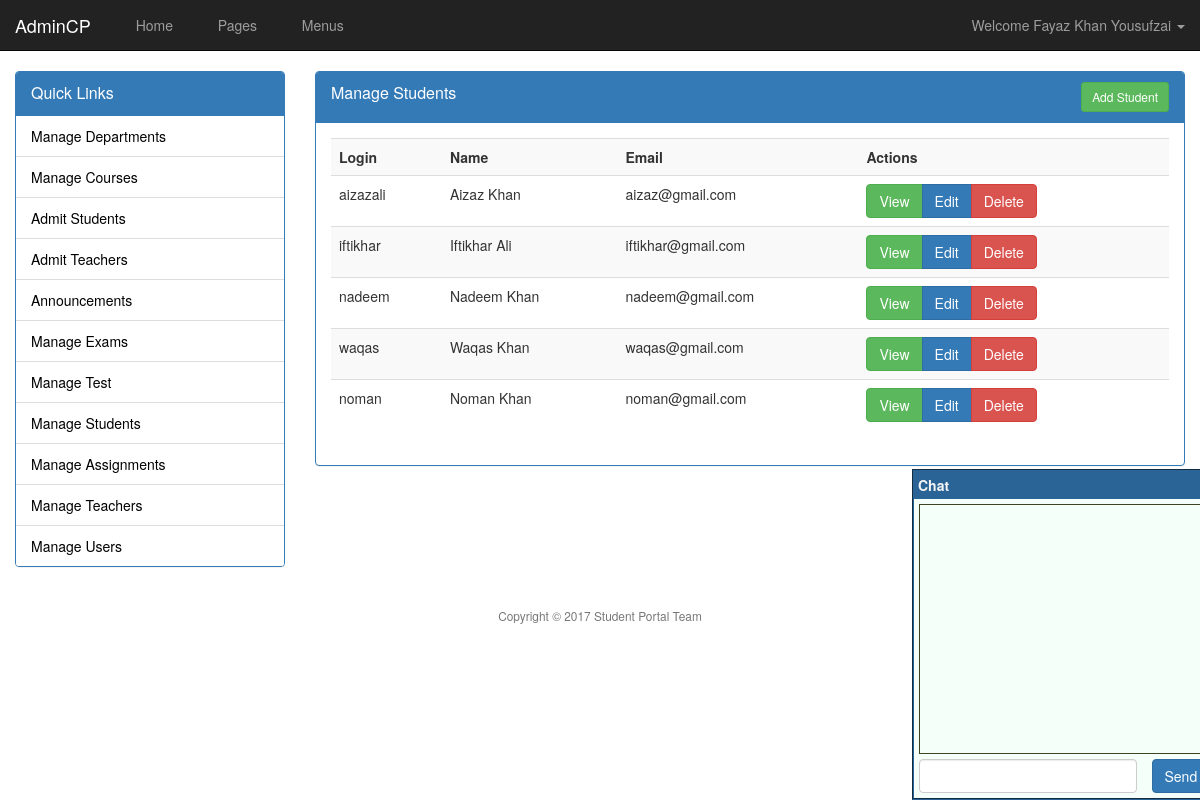
The app's page /admin/students.php (signed in) with its own data.
### tables this page shows
CREATE TABLE `users` (
  `user_id` int(11) NOT NULL,
  `user_login` varchar(32) NOT NULL,
  `user_password` char(32) NOT NULL,
  `user_email` varchar(64) NOT NULL,
  `user_name` varchar(64) NOT NULL,
  `user_level` varchar(30) NOT NULL,
  `user_dob` date NOT NULL,
  `user_qualification` varchar(200) NOT NULL,
  `user_address` varchar(200) NOT NULL,
  `user_contact` varchar(20) NOT NULL,
  `user_gender` varchar(20) DEFAULT NULL
);

### inc/database.php (called while the page is built, shortened)
<?php
class Database {
    public static $options = array();
    protected $con;
    protected $rs;
    public function __construct() {
        if (empty(self::$options)) {
            self::$options = array(
                PDO::ATTR_PERSISTENT => true,
                PDO::ATTR_ERRMODE => PDO::ERRMODE_EXCEPTION,
                PDO::MYSQL_ATTR_INIT_COMMAND => "SET NAMES utf8"
            );
        }
        try {
            $dsn = 'mysql:host=' . DB_HOST . ';dbname=' . DB_NAME;
            $this->con = new PDO($dsn, DB_USER, DB_PASS, self::$options);
        } catch (PDOException $e) {
            throw $e;
        }
    }
    public function query($stmt, $args = NULL) {
        $output = FALSE;
        try {
            $qprm = (!is_null($args) && !is_array($args)) ? array($args) : $args;
            $this->rs = $this->con->prepare($stmt);
            if (is_null($qprm)) {
                $this->rs->execute();
            } else {
                $this->rs->execute($qprm);
            }
            $output = $this;
        } catch (PDOException $e) {
            throw $e;
        }
        return $output;
    }
    public function fetchObject() {
        return $this->rs->fetch(PDO::FETCH_OBJ);
    }
}

### admin/students.php (the view, shortened to what this page needs)
<?php require 'header.php' ?>
<?php
$db = new Database();
if (isset($_GET["action"])) {
    $a = cleanString($_GET["action"]);
    if ($a === "add") {
        ?>
        <div class="panel panel-primary">
            <div class="panel-heading">
                <div class="panel-title">
                    Add Student
                </div>
            </div>
            <div class="panel-body">
                <?php
                if (isset($_POST["publish"])) {
                    $login = cleanString($_POST["login"]);
                    $password = cleanString($_POST["password"]);
                    $email = cleanString($_POST["email"]);
                    $name = cleanString($_POST["name"]);
                    $address = cleanString($_POST["address"]);
                    $contact = cleanString($_POST["contact"]);
                    $qualification = cleanString($_POST["qualification"]);
                    $dob = cleanString($_POST["dob"]);
                    $gender = cleanString($_POST["gender"]);
                    $level = "student";
                    if (empty($login) || empty($email) || empty($name) || empty($address) || empty($contact) || empty($qualification) || empty($dob) || empty($gender) || empty($level)) {
                        msgBox("error", "All fields are required");
                    } else {
                        try {
                            $password = md5($password);
                            $dob = date("Y-m-d", strtotime($dob));
                            $stmt = "INSERT INTO users VALUES(null,?,?,?,?,?,?,?,?,?,?)";
                            $args = array($login, $password, $email, $name, $level, $dob, $qualification, $address, $contact, $gender);
                            $db->runQuery($stmt, $args);
                            msgBox("ok", "Student Added");
                        } catch (PDOException $e) {
                            msgBox("error", $e->getMessage());
                        }
                    }
                }
                ?>
                <form method="post" action="students.php?action=add">
                    <div class="form-group">
                        <label>Login</label>
                        <input type="text" name="login" class="form-control" required="" />
                    </div>
                    <div class="form-group">
                        <label>Password</label>
                        <input type="password" name="password" class="form-control" required="" />
                    </div>
                    <div class="form-group">
                        <label>E-mail</label>
                        <input type="email" name="email" class="form-control" required="" />
                    </div>
                    <div class="form-group">
                        <label>Name</label>
                        <input type="text" name="name" class="form-control" required="" />
                    </div>
                    <div class="form-group">
                        <label>Date of Birth</label>
                        <input type="date" name="dob" class="form-control" required="" />
                    </div>
                    <div class="form-group">
                        <label>Contact</label>
                        <input type="text" name="contact" class="form-control" required="" />
                    </div>
                    <div class="form-group">
                        <label>Qualification</label>
                        <input type="text" name="qualification" class="form-control" required="" />
                    </div>
                    <div class="form-group">
                        <label>Address</label>
                        <input type="text" name="address" class="form-control" required="" />
                    </div>
                    <div class="form-group">
                        <label>Gender</label>
                        <select name="gender" class="form-control">
                            <?php echo list_gender(); ?>
                        </select>
                    </div>
                    <input type="submit" name="publish" value="Add" class="btn btn-primary" />
                </form>
            </div>
        </div>
        <?php
    } else if ($a === "edit") {
        if (isset($_GET["id"])) {
            $id = intval(cleanString($_GET["id"]));
            ?>
            <div class="panel panel-primary">
                <div class="panel-heading">
                    <div class="panel-title">
                        Edit Student
                    </div>
                </div>
                <div class="panel-body">
                    <?php
                    if (isset($_POST["publish"])) {
                        $login = cleanString($_POST["login"]);
                        $password = cleanString($_POST["password"]);
                        $email = cleanString($_POST["email"]);
                        $name = cleanString($_POST["name"]);
                        $address = cleanString($_POST["address"]);
                        $contact = cleanString($_POST["contact"]);
                        $qualification = cleanString($_POST["qualification"]);
                        $dob = cleanString($_POST["dob"]);
                        $gender = cleanString($_POST["gender"]);
                        $level = "student";
                        if (empty($login) || empty($email) || empty($name) || empty($address) || empty($contact) || empty($qualification) || empty($dob) || empty($gender) || empty($level)) {
                            msgBox("error", "All fields are required");
                        } else {
                            try {
                                $password = md5($password);
                                $dob = date("Y-m-d", strtotime($dob));
                                $stmt = "UPDATE users SET user_login = ?,"
                                        . "user_password = ?, user_email = ?, "
                                        . "user_name = ?, user_level = ?, "
                                        . "user_dob = ?, user_qualification = ?,"
                                        . "user_address = ?, user_contact = ?,"
                                        . "user_gender = ? WHERE user_id = ?";
                                $args = array($login, $password, $email, $name, $level, $dob, $qualification, $address, $contact, $gender, $id);
                                $db->runQuery($stmt, $args);
                                msgBox("ok", "Student Updated");
                            } catch (PDOException $e) {
                                msgBox("error", $e->getMessage());
                            }
                        }
                    }
                    $db->query("SELECT * FROM users WHERE user_id = ?",array($id));
                    $r = $db->fetchObject();
                    ?>
                    <form method="post" action="students.php?action=add">
                        <div class="form-group">
                            <label>Login</label>
                            <input type="text" name="login" value="<?php echo $r->user_login ?>" class="form-control" required="" />
                        </div>
                        <div class="form-group">
                            <label>Password</label>
                            <input type="password" name="password" class="form-control" required="" />
                        </div>
                        <div class="form-group">
                            <label>E-mail</label>
                            <input type="email" name="email" value="<?php echo $r->user_email ?>" class="form-control" required="" />
                        </div>
                        <div class="form-group">
                            <label>Name</label>
                            <input type="text" name="name" value="<?php echo $r->user_name ?>" class="form-control" required="" />
                        </div>
                        <div class="form-group">
                            <label>Date of Birth</label>
                            <input type="date" name="dob" value="<?php echo $r->user_dob ?>" class="form-control" required="" />
                        </div>
                        <div class="form-group">
                            <label>Contact</label>
                            <input type="text" name="contact" value="<?php echo $r->user_contact ?>" class="form-control" required="" />
                        </div>
                        <div class="form-group">
                            <label>Qualification</label>
                            <input type="text" name="qualification" value="<?php echo $r->user_qualification ?>" class="form-control" required="" />
                        </div>
                        <div class="form-group">
                            <label>Address</label>
                            <input type="text" name="address" value="<?php echo $r->user_address ?>" class="form-control" required="" />
                        </div>
                        <div class="form-group">
                            <label>Gender</label>
                            <select name="gender" class="form-control">
                                <?php echo list_gender($r->user_gender); ?>
                            </select>
                        </div>
                        <input type="submit" name="publish" value="Update" class="btn btn-primary" />
                    </form>
                </div>
            </div>
            <?php
        }
    } else if ($a === "delete") {
        if (isset($_GET["id"])) {
            $id = intval(cleanString($_GET["id"]));
            try {
                $db->runQuery("DELETE FROM users WHERE user_id = ?", array($id));
                msgBox("ok", "Student Deleted");
                header("refresh:1;url=students.php");
            } catch (PDOException $e) {
                msgBox("erorr", $e->getMessage());
                header("refresh:3;url=students.php");
            }
        }
    } else {
        echo "Nothing to do";
    }
} else {
    ?>
    <div class="panel panel-primary">
        <div class="panel-heading">
            <div class="panel-title">
                Manage Students
                <div class="pull-right">
                    <a href="students.php?action=add" class="btn btn-sm btn-success">Add Student</a>
                </div>
                <div class="clearfix"></div>
            </div>
        </div>
        <div class="panel-body">
            <table class="table table-striped table-hover">
                <tr>
                    <th>Login</th>
                    <th>Name</th>
                    <th>Email</th>
                    <th>Actions</th>
                </tr>
                <?php
                try {
                    $db->query("SELECT * FROM users WHERE user_level = 'student'");
                    while ($r = $db->fetchObject()) {
                        echo "
                            <tr>
                                <td>$r->user_login</td>
                                <td>$r->user_name</td>
                                <td>$r->user_email</td>
                                <td>
                                    <div class='btn-group'>
                                        <a href='' class='btn btn-success'>View</a>
                                        <a href='students.php?action=edit&amp;id=$r->user_id' class='btn btn-primary'>Edit</a>
                                        <a href='students.php?action=delete&amp;id=$r->user_id' class='btn btn-danger'>Delete</a>
                                    </div>
                                </td>
                            </tr>
                        ";
                    }
                } catch (PDOException $e) {
                    msgBox("error", $e->getMessage());
                }
                ?>
            </table>
        </div>
    </div>
    <?php
}
?>
<?php require 'footer.php' ?>

### content/assets/admin-theme/css/style.css (style rules this page uses)
@media (min-width: 786px) { .admin-body { background: url('../background.jpg') no-repeat fixed center center } }

### records on screen
users: user_login "aizazali", user_name "Aizaz Khan", user_email "aizaz@gmail.com"
users: user_login "iftikhar", user_name "Iftikhar Ali", user_email "iftikhar@gmail.com"
users: user_login "nadeem", user_name "Nadeem Khan", user_email "nadeem@gmail.com"
users: user_login "waqas", user_name "Waqas Khan", user_email "waqas@gmail.com"
users: user_login "noman", user_name "Noman Khan", user_email "noman@gmail.com"

### other values on screen
$_SESSION["user_name"] "Fayaz Khan Yousufzai"
